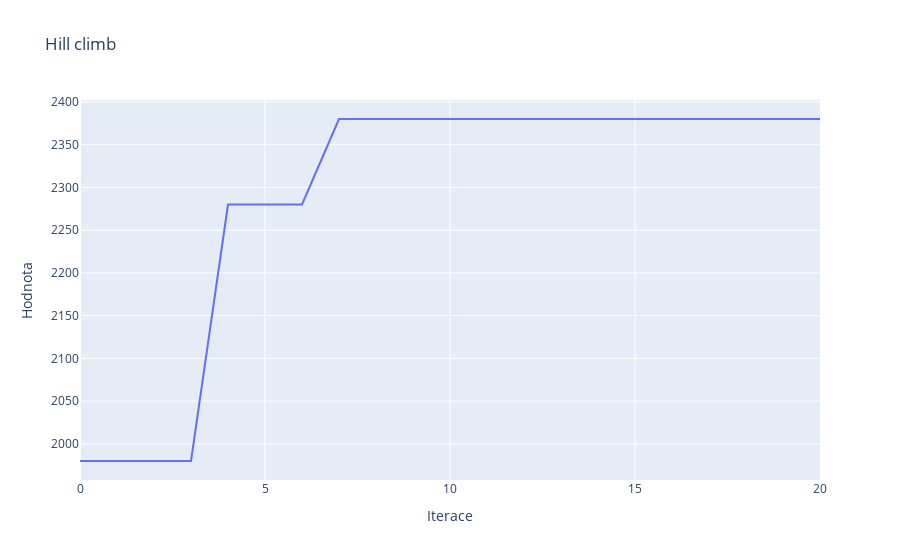

The notebook cell saved with this chart:
### Code cell
def hill_climb(tmax, items, max_weight):
    iters = []
    alpha_max = [random.choice([0,1]) for i in range(len(items))]
    f_fin = f(max_weight, items, alpha_max)
    for time in range(tmax + 1):
        new_alpha = mutate(alpha_max)
        f_x = f(max_weight, items, new_alpha)
        if f_x > f_fin:
            f_fin =  f_x
            alpha_max = new_alpha
        iters.append((time, f_fin))
    return alpha_max, f_fin, iters

alpha_max, f_fin, iters = hill_climb(20, predmety, 30)


fig = px.line(
    x=[i[0] for i in iters],
    y=[i[1] for i in iters],
    labels={"x": "Iterace", "y": "Hodnota"},
    title="Hill climb"
)
fig.show()

### Figure 1 — Plotly figure (JSON) as saved in the notebook; plotly's stock layout.template omitted (floating-point values rounded to 4 significant figures)
{"data": [{"hovertemplate": "Iterace=%{x}<br>Hodnota=%{y}<extra></extra>", "legendgroup": "", "line": {"color": "#636efa", "dash": "solid"}, "marker": {"symbol": "circle"}, "mode": "lines", "name": "", "orientation": "v", "showlegend": false, "type": "scatter", "x": [0, 1, 2, 3, 4, 5, 6, 7, 8, 9, 10, 11, 12, 13, 14, 15, 16, 17, 18, 19, 20], "xaxis": "x", "y": [1980, 1980, 1980, 1980, 2280, 2280, 2280, 2380, 2380, 2380, 2380, 2380, 2380, 2380, 2380, 2380, 2380, 2380, 2380, 2380, 2380], "yaxis": "y"}], "layout": {"legend": {"tracegroupgap": 0}, "title": {"text": "Hill climb"}, "xaxis": {"anchor": "y", "domain": [0, 1], "title": {"text": "Iterace"}}, "yaxis": {"anchor": "x", "domain": [0, 1], "title": {"text": "Hodnota"}}}}
